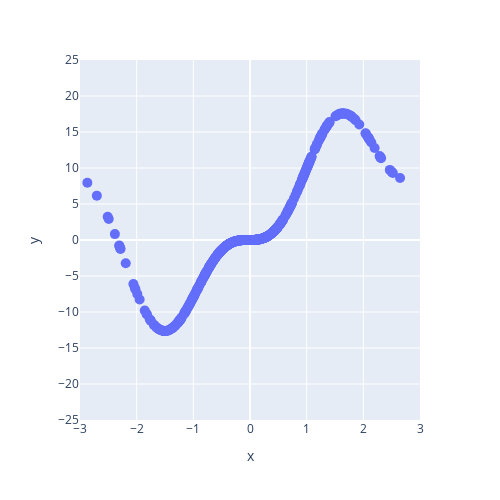

Notebook cell for this chart:
### Code cell
# Create dataset
np.random.seed(2020)
X = np.sort(np.random.randn(500))
y = X ** 2 + 15 * np.sin(X) **3
X_t = torch.tensor(X[:, None], dtype=torch.float32)
y_t = torch.tensor(y, dtype=torch.float32)
# Create dataloader
dataset = TensorDataset(X_t, y_t)
dataloader = DataLoader(dataset, batch_size=BATCH_SIZE, shuffle=True)
print(f"Total number of batches: {len(dataloader)}")
plot_regression(X, y, y_range=[-25, 25], dy=5)

### Figure 1 — Plotly figure (JSON) as saved in the notebook; plotly's stock layout.template omitted (floating-point values rounded to 4 significant figures; data arrays with more than 128 entries replaced by an {"elided": "..."} marker saying what was removed)
{"data": [{"marker": {"size": 10}, "mode": "markers", "name": "data", "type": "scatter", "x": {"elided": "500 float values"}, "y": {"elided": "500 float values"}}], "layout": {"height": 500, "margin": {"t": 60}, "title": {"x": 0.5, "y": 0.93}, "width": 500, "xaxis": {"dtick": 1, "range": [-3, 3], "tick0": -3, "title": {"text": "x"}, "type": "linear"}, "yaxis": {"dtick": 5, "range": [-25, 25], "tick0": -25, "title": {"text": "y"}, "type": "linear"}}}
